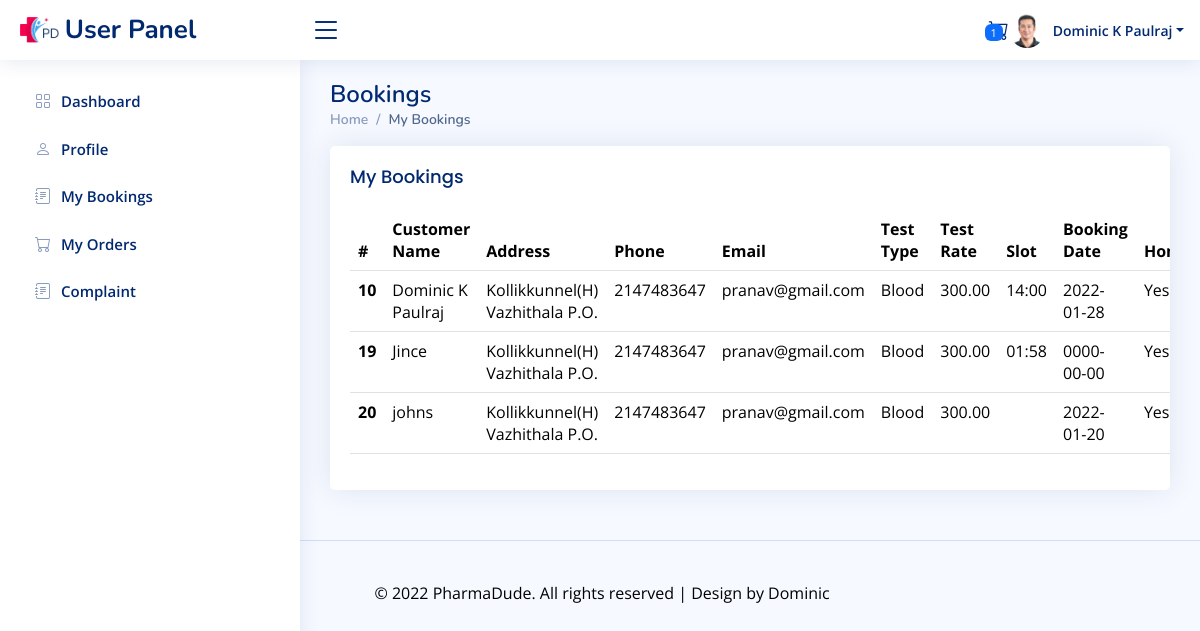
Page /user/treqau.php (signed in) on the committed database.
### tables this page shows
CREATE TABLE `cuser` (
  `userid` int(11) NOT NULL,
  `name` varchar(24) NOT NULL,
  `address` varchar(50) NOT NULL,
  `dob` date NOT NULL,
  `gender` varchar(6) NOT NULL,
  `city` varchar(25) NOT NULL,
  `distid` int(11) NOT NULL,
  `pincode` varchar(6) NOT NULL,
  `profilepic` varchar(100) NOT NULL,
  `email` varchar(50) NOT NULL,
  `phone` varchar(10) NOT NULL
);

CREATE TABLE `testbooking` (
  `tbookingid` int(11) NOT NULL,
  `testid` int(11) NOT NULL,
  `name` varchar(25) NOT NULL,
  `address` varchar(500) NOT NULL,
  `phone` int(11) NOT NULL,
  `emailid` varchar(25) NOT NULL,
  `bookingdate` date DEFAULT NULL,
  `status` varchar(2) NOT NULL DEFAULT '-1',
  `slot` varchar(25) DEFAULT NULL,
  `result` varchar(500) NOT NULL,
  `rate` decimal(10,2) NOT NULL
);

CREATE TABLE `category` (
  `categoryid` int(11) NOT NULL,
  `categoryname` varchar(35) NOT NULL,
  `type` varchar(20) NOT NULL
);

CREATE TABLE `labtest` (
  `testid` int(11) NOT NULL,
  `labid` int(11) NOT NULL,
  `categoryid` int(11) NOT NULL,
  `description` varchar(500) NOT NULL,
  `testrate` decimal(10,2) NOT NULL,
  `image` varchar(100) NOT NULL,
  `homeservice` varchar(3) NOT NULL
);

### user/treqau.php (the view, shortened to what this page needs)
<?php
require 'header.php';
require '../php/connect.php';
$email=$_SESSION['email'];
$s="SELECT * FROM testbooking,category,labtest where testbooking.testid=labtest.testid and category.categoryid=labtest.categoryid and testbooking.emailid='$email'";
 $rslt=mysqli_query($conn,$s);
?>
<main id="main" class="main">
<div class="pagetitle">
  <h1>Bookings</h1>
  <nav>
    <ol class="breadcrumb">
      <li class="breadcrumb-item"><a href="index.html">Home</a></li>
      <li class="breadcrumb-item active">My Bookings</li>
    </ol>
  </nav>
</div>
<section class="section">
<div class="col-lg-12">
<div class="card">
  <div class="card-body">
    <h4 class="card-title">My Bookings</h4>
    <table class="table datatable">
      <thead>
      <tr>
          <th scope="col">#</th>
          <th scope="col">Customer Name</th>
          <th scope="col">Address</th>
          <th scope="col">Phone</th>
          <th scope="col">Email</th>
          <th scope="col">Test Type</th>
          <th scope="col">Test Rate</th>
          <th scope="col">Slot</th>
          <th scope="col">Booking Date</th>
          <th scope="col">HomeService</th>
        </tr>
      </thead>
      <tbody>
      <tr>
          <?php
          while($f=mysqli_fetch_assoc($rslt)){  $em=$f['tbookingid'];?>
          <th scope="row"><?php echo $f['tbookingid']; ?></th>
          <td><?php echo $f['name']; ?> </td>
          <td><?php echo $f['address']; ?> </td>
          <td><?php echo $f['phone'];?></td>
          <td><?php echo $f['emailid'];?></td>
          <td><?php echo $f['type'];?></td>
          <td><?php echo $f['testrate'];?></td>
          <td><?php echo $f['slot'];?></td>
          <td><?php echo $f['bookingdate'];?></td>
          <td><?php echo $f['homeservice'];?></td>
         </tr>
        <?php } ?><tr>
      </tbody>
    </table>
  </div>
</div>
</div>
</section>
</main>
<?php
require 'footer.php';
?>

### user/header.php (shortened to what this page needs)
<?php
require "../php/connect.php";
$email=$_SESSION['email'];
$sql="select * from cuser,district where email='$email' and cuser.distid=district.distid";
$result=mysqli_query($conn,$sql);
$f=mysqli_fetch_assoc($result);
$s="select * from cart where userid='$email'";
$rslt=mysqli_query($conn,$s);
$num=mysqli_num_rows($rslt);
?>
<html lang="en">
<head>
  <link href="assets/vendor/bootstrap/css/bootstrap.min.css" rel="stylesheet">
  <link href="assets/vendor/bootstrap-icons/bootstrap-icons.css" rel="stylesheet">
  <link href="assets/vendor/remixicon/remixicon.css" rel="stylesheet">
  <link href="assets/vendor/boxicons/css/boxicons.min.css" rel="stylesheet">
  <link href="assets/vendor/quill/quill.snow.css" rel="stylesheet">
  <link href="assets/vendor/quill/quill.bubble.css" rel="stylesheet">
  <link href="assets/vendor/simple-datatables/style.css" rel="stylesheet">
  <link href="assets/css/style.css" rel="stylesheet">
</head>
<body >
  <header id="header" class="header fixed-top d-flex align-items-center">
    <div class="d-flex align-items-center justify-content-between">
      <a href="index.html" class="logo d-flex align-items-center">
        <img src="../login/images/download.png" alt="error" >
        <span class="d-none d-lg-block" >User Panel</span>
      </a>
      <i class="bi bi-list toggle-sidebar-btn"></i>
    </div>
    <nav class="header-nav ms-auto">
      <ul class="d-flex align-items-center">
        <li class="nav-item dropdown">
          <a class="nav-link nav-icon" href="cart.php" >
            <span class="badge bg-primary badge-number"><?php echo $num; ?></span>
          </a>
        </li>
        <li class="nav-item dropdown pe-3">
          <a class="nav-link nav-profile d-flex align-items-center pe-0" href="#" data-bs-toggle="dropdown">
            <img src="<?php echo '../uploads/user/'.$f['profilepic'];?>" alt="Profile" class="rounded-circle">
            <span class="d-none d-md-block dropdown-toggle ps-2"><?php echo $f['name'];?></span>
          </a>
        </li>
      </ul>
    </nav>
  </header>
<aside id="sidebar" class="sidebar">
<ul class="sidebar-nav" id="sidebar-nav">
  <li class="nav-item">
    <a class="nav-link collapsed" data-bs-target="#forms-nav" href="index.php">
      <i class="bi bi-grid"></i>
      <span>Dashboard</span>
    </a>
  </li>
  <li class="nav-item">
    <a class="nav-link collapsed" data-bs-target="#forms-nav" href="profile.php">
      <i class="bi bi-person"></i>
      <span>Profile</span>
    </a>
  </li>
  <li class="nav-item">
    <a class="nav-link collapsed" data-bs-target="#forms-nav"  href="treqau.php">
      <i class="bi bi-journal-text"></i><span>My Bookings</span>
    </a>
  </li>
  <li class="nav-item">
    <a class="nav-link collapsed" data-bs-target="#forms-nav"  href="myorders.php">
      <i class="bi bi-cart"></i><span>My Orders</span>
    </a>
  </li>
  <li class="nav-item">
    <a class="nav-link collapsed" data-bs-target="#forms-nav"  href="complaint.php">
      <i class="bi bi-journal-text"></i><span>Complaint</span>
    </a>
  </li>
</ul>
</aside>

### user/assets/css/style.css (style rules this page uses)
:root { scroll-behavior: smooth; }
body { font-family: "Open Sans", sans-serif; background: #f6f9ff; color: #444444; }
a { color: #4154f1; text-decoration: none; }
h1, h2, h3, h4, h5, h6 { font-family: "Nunito", sans-serif; }
#main { margin-top: 60px; padding: 20px 30px; transition: all 0.3s; }
.pagetitle { margin-bottom: 10px; }
.pagetitle h1 { font-size: 24px; margin-bottom: 0; font-weight: 600; color: #012970; }
.card { margin-bottom: 30px; border: none; border-radius: 5px; box-shadow: 0px 0 30px rgba(1, 41, 112, 0.1); overflow: hidden; }
.card-title { padding: 20px 0 15px 0; font-size: 18px; font-weight: 500; color: #012970; font-family: "Poppins", sans-serif; }
.card-body { padding: 0 20px 20px 20px; }
.breadcrumb { font-size: 14px; font-family: "Nunito", sans-serif; color: #899bbd; font-weight: 600; }
.breadcrumb a { color: #899bbd; transition: 0.3s; }
.breadcrumb .breadcrumb-item::before { color: #899bbd; }
.breadcrumb .active { color: #51678f; font-weight: 600; }
.logo { line-height: 1; }
@media (min-width: 1200px) { .logo { width: 280px; } }
.logo img { max-height: 26px; margin-right: 6px; }
.logo span { font-size: 26px; font-weight: 700; color: #012970; font-family: "Nunito", sans-serif; }
.header { transition: all 0.5s; z-index: 997; height: 60px; box-shadow: 0px 2px 20px rgba(1, 41, 112, 0.1); background-color: #fff; padding-left: 20px; }
.header .toggle-sidebar-btn { font-size: 32px; padding-left: 10px; cursor: pointer; color: #012970; }
.header-nav ul { list-style: none; }
.header-nav > ul { margin: 0; padding: 0; }
.header-nav .nav-icon { font-size: 20px; color: #012970; }
.header-nav .nav-profile { color: #012970; }
.header-nav .nav-profile img { max-height: 36px; }
.header-nav .nav-profile span { font-size: 14px; font-weight: 600; }
.header-nav .badge-number { position: absolute; inset: 4px 6px auto auto; font-weight: normal; font-size: 11px; padding: 3px 6px; }
.sidebar { position: fixed; top: 60px; left: 0; bottom: 0; width: 300px; z-index: 996; transition: all 0.3s; padding: 20px; overflow-y: auto; scrollbar-width: thin; scrollbar-color: #aab7cf transparent; box-shadow: 0px 0px 20px rgba(1, 41, 112, 0.1); background-color: #fff; }
@media (min-width: 1200px) { #main, #footer { margin-left: 300px; } }
.sidebar-nav { padding: 0; margin: 0; list-style: none; }
.sidebar-nav li { padding: 0; margin: 0; list-style: none; }
.sidebar-nav .nav-item { margin-bottom: 5px; }
.sidebar-nav .nav-link { display: flex; align-items: center; font-size: 15px; font-weight: 600; color: #4154f1; transition: 0.3; background: #f6f9ff; padding: 10px 15px; border-radius: 4px; }
.sidebar-nav .nav-link i { font-size: 16px; margin-right: 10px; color: #4154f1; }
.sidebar-nav .nav-link.collapsed { color: #012970; background: #fff; }
.sidebar-nav .nav-link.collapsed i { color: #899bbd; }

### rows in the picture
cuser: profilepic (picture), name "Dominic K Paulraj"
testbooking: tbookingid "10", name "Dominic K Paulraj", address "Kollikkunnel(H) Vazhithala P.O.", phone "2147483647", emailid "pranav@gmail.com", category.type "Blood", testid.testrate "300.00", slot "14:00", bookingdate "2022-01-28", testid.homeservice "Yes"
testbooking: tbookingid "19", name "Jince", address "Kollikkunnel(H) Vazhithala P.O.", phone "2147483647", emailid "pranav@gmail.com", category.type "Blood", testid.testrate "300.00", slot "01:58", bookingdate "0000-00-00", testid.homeservice "Yes"
testbooking: tbookingid "20", name "johns", address "Kollikkunnel(H) Vazhithala P.O.", phone "2147483647", emailid "pranav@gmail.com", category.type "Blood", testid.testrate "300.00", bookingdate "2022-01-20", testid.homeservice "Yes"

### other values in the picture
$num "1"
